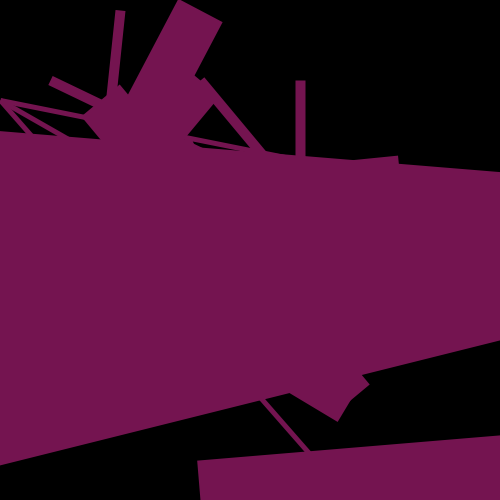
Frame 1 (no input)
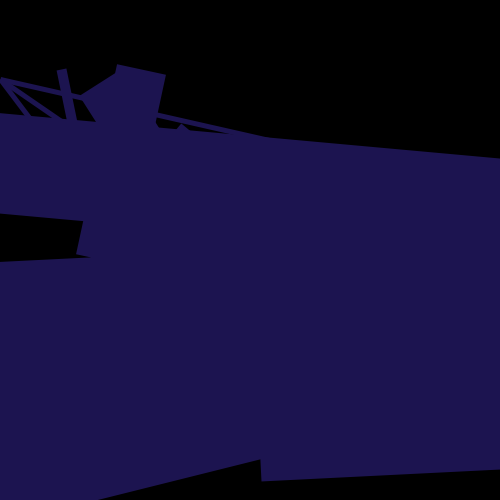
Frame 60 (the mouse pressed at the canvas centre just before this capture)
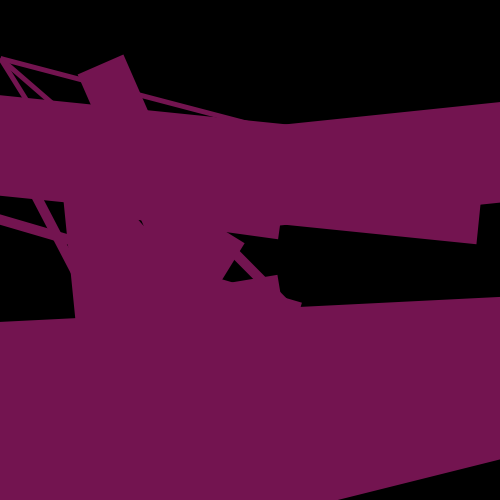
Frame 120 (the mouse held since frame 60 and released just before this capture)

The Processing sketch that drew these frames (run headless with seeded random() and noise(); from frame 60 on, the mouse is pressed at the canvas centre):

// Processing sketch: processing_53861
// ── processing_53861.pde

float y = 0.0; //y position variable

void setup(){
  size(500,500); //size of canvas
  smooth(); //smooth lines
  
}  

void draw(){
  frameRate(160); //speed of objects moving
  background(0); //background colour
  stroke(random(180),20,80); //random colors of objects
  strokeCap(SQUARE); //stroke cap will be squares
  
  //bottom portion
  strokeWeight(150); //thickness of the lines
  line(-50,y+280,550,y+250);
  
  strokeWeight(150);
  line(-50,y+400,550,y+250);
  
  strokeWeight(50);
  line(100,y+210,400-y,y+180);

  strokeWeight(50);
  line(100,y+200,200,y+160);

  strokeWeight(50);
  line(100,y+200,200,y+80);
  
  strokeWeight(10);
  line(300-y,y+200,200,y+80);
  
  strokeWeight(10);
  line(300,y+200,300-y,y+80);
  
  strokeWeight(10);
  line(300,y*0.9+200,50-y,y+80);
  
  strokeWeight(50);
  line(100,y+200,200-y,y+10);

  strokeWeight(10);
  line(100,y+200,120-y,y+10);
  
  //top portion
  strokeWeight(100); 
  line(-10,180-y*0.3,600-y,230-y*0.3); 
  
  strokeWeight(5); 
  line(0,100-y*0.35,500-y,200-y*0.35);

  strokeWeight(5); 
  line(0,100-y*0.35,350-y,300-y*0.35);
  
  strokeWeight(5); 
  line(0,100-y*0.35,350-y,500-y*0.6);
  
  strokeWeight(100); 
  line(y+100,300-y,700,250-y); //right top
  
  strokeWeight(40); 
  line(y+30,300-y,800,250-y);
  
  strokeWeight(80); 
  line(y+200,500-y,800,450-y*0.6);

  strokeWeight(50);
  line(100,225-y*0.3,400-y,250-y*0.3); 
 
  strokeWeight(50);
  line(150,250-y*0.3,350-y,300-y*0.3); 
 
  strokeWeight(50);
  line(100,250-y*0.3,350-y,400-y*0.3); //bottom to top
 
  strokeWeight(50);
  line(100,100-y*0.3,350-y,400-y*0.3); //bottom to top
  
  y += 1; //add 1 to y
 
 if (y>500){ //if y is greater than 500
  y=0.0; //set it to 0
 } 
}           
                
